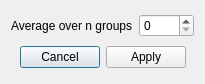
<?xml version="1.0" encoding="UTF-8"?>
<ui version="4.0">
 <class>RunningAverageDialog</class>
 <widget class="QDialog" name="RunningAverageDialog">
  <property name="geometry">
   <rect>
    <x>0</x>
    <y>0</y>
    <width>205</width>
    <height>84</height>
   </rect>
  </property>
  <property name="windowTitle">
   <string>Running Average</string>
  </property>
  <layout class="QGridLayout" name="gridLayout">
   <item row="0" column="0">
    <layout class="QHBoxLayout" name="horizontalLayout">
     <item>
      <widget class="QLabel" name="label">
       <property name="text">
        <string>Average over n groups</string>
       </property>
      </widget>
     </item>
     <item>
      <widget class="QSpinBox" name="spinBox"/>
     </item>
    </layout>
   </item>
   <item row="1" column="0">
    <widget class="QDialogButtonBox" name="buttonBox">
     <property name="orientation">
      <enum>Qt::Horizontal</enum>
     </property>
     <property name="standardButtons">
      <set>QDialogButtonBox::Apply|QDialogButtonBox::Cancel</set>
     </property>
     <property name="centerButtons">
      <bool>true</bool>
     </property>
    </widget>
   </item>
  </layout>
 </widget>
 <resources/>
 <connections>
  <connection>
   <sender>buttonBox</sender>
   <signal>accepted()</signal>
   <receiver>RunningAverageDialog</receiver>
   <slot>accept()</slot>
   <hints>
    <hint type="sourcelabel">
     <x>248</x>
     <y>254</y>
    </hint>
    <hint type="destinationlabel">
     <x>157</x>
     <y>274</y>
    </hint>
   </hints>
  </connection>
  <connection>
   <sender>buttonBox</sender>
   <signal>rejected()</signal>
   <receiver>RunningAverageDialog</receiver>
   <slot>reject()</slot>
   <hints>
    <hint type="sourcelabel">
     <x>316</x>
     <y>260</y>
    </hint>
    <hint type="destinationlabel">
     <x>286</x>
     <y>274</y>
    </hint>
   </hints>
  </connection>
 </connections>
</ui>
